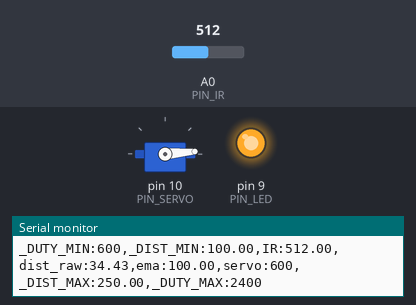
Simulated run of this sketch. Board: Arduino Uno, built with avr-gcc and run on an emulated ATmega328P. On the bench: servo, output pins drawn as LEDs (lit = HIGH), the last lines printed to the serial monitor. Inputs (shaded band) come from the test bench; at power-on: A0 (PIN_IR) = 512.

Above: at 1.2 s.
1.3 s: A0 (PIN_IR) set to 362
2.8 s: A0 (PIN_IR) set to 333
At 4.4 s:
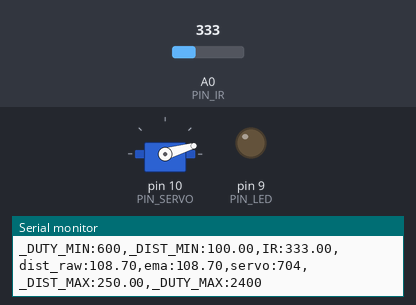
4.7 s: A0 (PIN_IR) set to 306
At 5.6 s:
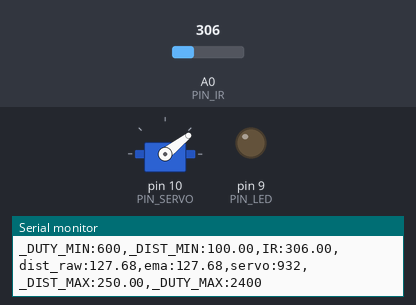
6.6 s: A0 (PIN_IR) set to 240
At 8.1 s:
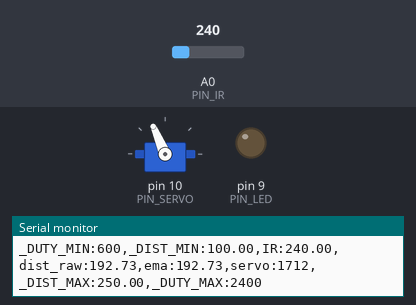
8.4 s: A0 (PIN_IR) set to 260
At 9.5 s:
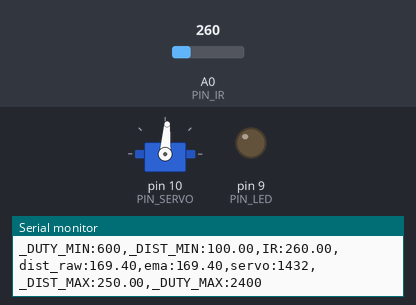
10.2 s: A0 (PIN_IR) set to 122
At 10.9 s:
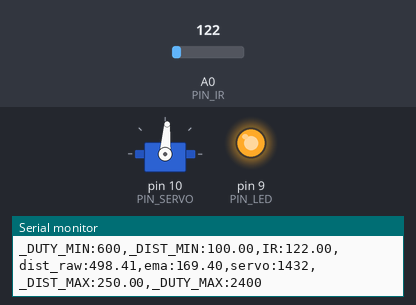
Timing chart, 0 to 12.7 s (numbered marks = the images above; inputs shaded):
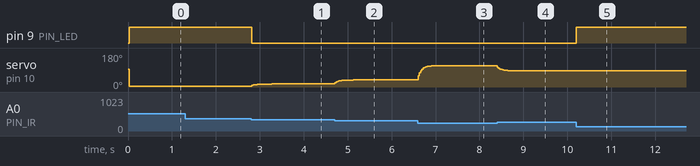

The sketch:

17_example_3.ino
```cpp
#include <Servo.h>

// Arduino pin assignment

#define PIN_IR    0         // IR sensor at Pin A0
#define PIN_LED   9         // LED active-low
#define PIN_SERVO 10

#define _DUTY_MIN 600 // servo full clockwise position (0 degree)
#define _DUTY_NEU                                                              \
  ((_DUTY_MIN + _DUTY_MAX) / 2) // servo neutral position (90 degree)
#define _DUTY_MAX 2400 // servo full counterclockwise position (180 degree)

#define _DIST_MIN  100.0   // minimum distance 100mm
#define _DIST_MAX  250.0   // maximum distance 250mm

#define EMA_ALPHA  0.3     // for EMA Filter

#define LOOP_INTERVAL 30   // Loop Interval (unit: msec)

Servo myservo;
unsigned long last_loop_time;   // unit: msec

float dist_prev = _DIST_MIN;
float dist_ema = _DIST_MIN;

void setup()
{
  pinMode(PIN_LED, OUTPUT);

  myservo.attach(PIN_SERVO);
  myservo.writeMicroseconds(_DUTY_NEU);

  Serial.begin(1000000);    // 1,000,000 bps
}

void loop()
{
  unsigned long time_curr = millis();
  int duty;
  float a_value, dist_raw;

  // wait until next event time
  if (time_curr < (last_loop_time + LOOP_INTERVAL))
    return;
  last_loop_time += LOOP_INTERVAL;

  a_value = analogRead(PIN_IR);
  dist_raw = ((6762.0 / (a_value - 9.0)) - 4.0) * 10.0 - 60.0;

  // range filter: keep the previous value if out of range
  if ((dist_raw < _DIST_MIN) || (dist_raw > _DIST_MAX)) {
    digitalWrite(PIN_LED, HIGH);  // LED off
  } else {
    digitalWrite(PIN_LED, LOW);   // LED on
    dist_prev = dist_raw;
  }

  // EMA_k = alpha * d_k + (1 - alpha) * EMA_(k-1)
  dist_ema = EMA_ALPHA * dist_prev + (1 - EMA_ALPHA) * dist_ema;

  //duty = map(dist_ema, _DIST_MIN, _DIST_MAX, _DUTY_MIN, _DUTY_MAX);
  duty = _DUTY_MIN + (dist_ema - _DIST_MIN) * (_DUTY_MAX - _DUTY_MIN)
                     / (_DIST_MAX - _DIST_MIN);

  myservo.writeMicroseconds(duty);

  Serial.print("_DUTY_MIN:");  Serial.print(_DUTY_MIN);
  Serial.print(",_DIST_MIN:");  Serial.print(_DIST_MIN);
  Serial.print(",IR:");        Serial.print(a_value);
  Serial.print(",dist_raw:");  Serial.print(dist_raw);
  Serial.print(",ema:");       Serial.print(dist_ema);
  Serial.print(",servo:");     Serial.print(duty);
  Serial.print(",_DIST_MAX:"); Serial.print(_DIST_MAX);
  Serial.print(",_DUTY_MAX:"); Serial.print(_DUTY_MAX);
  Serial.println("");
}
```

Measured:
- the behaviour switches between 348 and 347 on A0 (PIN_IR) (found by bisection; images 0 and 1)
- after the input at 2.8 s, pin 9 (PIN_LED): HIGH → LOW at once; servo on pin 10 (PIN_SERVO): 5° → 15° at once, → 16° 0.45 s later
- after the input at 4.7 s, servo on pin 10 (PIN_SERVO): moves from 16° to 38° over 0.42 s, starting at once
- after the input at 6.6 s, servo on pin 10 (PIN_SERVO): moves from 38° to 113° over 0.36 s, starting at once
- after the input at 8.4 s, servo on pin 10 (PIN_SERVO): moves from 113° to 86° over 0.36 s, starting at once
- after the input at 10.2 s, pin 9 (PIN_LED): LOW → HIGH at once
